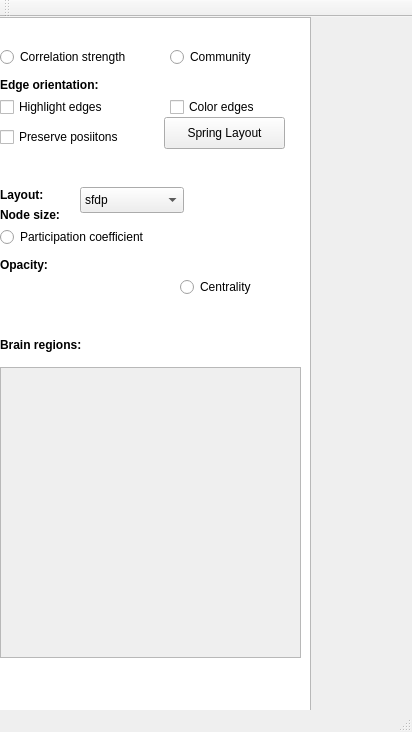
<?xml version="1.0" encoding="UTF-8"?>
<ui version="4.0">
 <class>Research</class>
 <widget class="QMainWindow" name="Research">
  <property name="geometry">
   <rect>
    <x>0</x>
    <y>0</y>
    <width>412</width>
    <height>732</height>
   </rect>
  </property>
  <property name="windowTitle">
   <string>Research</string>
  </property>
  <widget class="QWidget" name="centralWidget">
   <widget class="QRadioButton" name="centrality">
    <property name="geometry">
     <rect>
      <x>180</x>
      <y>210</y>
      <width>81</width>
      <height>20</height>
     </rect>
    </property>
    <property name="text">
     <string>Centrality</string>
    </property>
   </widget>
   <widget class="QLabel" name="label">
    <property name="geometry">
     <rect>
      <x>0</x>
      <y>10</y>
      <width>121</width>
      <height>16</height>
     </rect>
    </property>
    <property name="text">
     <string>&lt;html&gt;&lt;head/&gt;&lt;body&gt;&lt;p&gt;&lt;span style=&quot; font-weight:600;&quot;&gt;Application mode:&lt;/span&gt;&lt;/p&gt;&lt;/body&gt;&lt;/html&gt;</string>
    </property>
   </widget>
   <widget class="QRadioButton" name="radioButton">
    <property name="geometry">
     <rect>
      <x>0</x>
      <y>260</y>
      <width>171</width>
      <height>20</height>
     </rect>
    </property>
    <property name="text">
     <string>Participation coefficient</string>
    </property>
   </widget>
   <widget class="QLabel" name="label_5">
    <property name="geometry">
     <rect>
      <x>0</x>
      <y>140</y>
      <width>111</width>
      <height>16</height>
     </rect>
    </property>
    <property name="text">
     <string>&lt;html&gt;&lt;head/&gt;&lt;body&gt;&lt;p&gt;&lt;span style=&quot; font-weight:600;&quot;&gt;Edge Thickness: &lt;/span&gt;&lt;/p&gt;&lt;/body&gt;&lt;/html&gt;</string>
    </property>
   </widget>
   <widget class="QSlider" name="horizontalSlider">
    <property name="geometry">
     <rect>
      <x>120</x>
      <y>140</y>
      <width>181</width>
      <height>22</height>
     </rect>
    </property>
    <property name="orientation">
     <enum>Qt::Horizontal</enum>
    </property>
   </widget>
   <widget class="QListView" name="listView">
    <property name="geometry">
     <rect>
      <x>-10</x>
      <y>0</y>
      <width>321</width>
      <height>721</height>
     </rect>
    </property>
   </widget>
   <widget class="QPushButton" name="pushButton_2">
    <property name="geometry">
     <rect>
      <x>320</x>
      <y>890</y>
      <width>141</width>
      <height>32</height>
     </rect>
    </property>
    <property name="text">
     <string>Retrieve Snapshot</string>
    </property>
   </widget>
   <widget class="QRadioButton" name="community">
    <property name="geometry">
     <rect>
      <x>170</x>
      <y>30</y>
      <width>102</width>
      <height>20</height>
     </rect>
    </property>
    <property name="text">
     <string>Community</string>
    </property>
   </widget>
   <widget class="QLabel" name="label_2">
    <property name="geometry">
     <rect>
      <x>0</x>
      <y>60</y>
      <width>111</width>
      <height>16</height>
     </rect>
    </property>
    <property name="text">
     <string>&lt;html&gt;&lt;head/&gt;&lt;body&gt;&lt;p&gt;&lt;span style=&quot; font-weight:600;&quot;&gt;Edge orientation:&lt;/span&gt;&lt;/p&gt;&lt;/body&gt;&lt;/html&gt;</string>
    </property>
   </widget>
   <widget class="QPushButton" name="springLayout">
    <property name="geometry">
     <rect>
      <x>164</x>
      <y>100</y>
      <width>121</width>
      <height>32</height>
     </rect>
    </property>
    <property name="text">
     <string>Spring Layout</string>
    </property>
   </widget>
   <widget class="QScrollArea" name="scroll">
    <property name="geometry">
     <rect>
      <x>0</x>
      <y>350</y>
      <width>301</width>
      <height>291</height>
     </rect>
    </property>
    <property name="widgetResizable">
     <bool>true</bool>
    </property>
    <widget class="QWidget" name="scrollWidgetContents_8">
     <property name="geometry">
      <rect>
       <x>0</x>
       <y>0</y>
       <width>299</width>
       <height>289</height>
      </rect>
     </property>
    </widget>
   </widget>
   <widget class="QRadioButton" name="participationCoefficient">
    <property name="geometry">
     <rect>
      <x>0</x>
      <y>210</y>
      <width>171</width>
      <height>20</height>
     </rect>
    </property>
    <property name="text">
     <string>Participation coefficient</string>
    </property>
   </widget>
   <widget class="QLabel" name="label_6">
    <property name="geometry">
     <rect>
      <x>0</x>
      <y>240</y>
      <width>59</width>
      <height>16</height>
     </rect>
    </property>
    <property name="text">
     <string>&lt;html&gt;&lt;head/&gt;&lt;body&gt;&lt;p&gt;&lt;span style=&quot; font-weight:600;&quot;&gt;Opacity:&lt;/span&gt;&lt;/p&gt;&lt;/body&gt;&lt;/html&gt;</string>
    </property>
   </widget>
   <widget class="QComboBox" name="comboBox">
    <property name="geometry">
     <rect>
      <x>80</x>
      <y>170</y>
      <width>104</width>
      <height>26</height>
     </rect>
    </property>
    <item>
     <property name="text">
      <string>sfdp</string>
     </property>
    </item>
    <item>
     <property name="text">
      <string>twopi</string>
     </property>
    </item>
    <item>
     <property name="text">
      <string>fdp</string>
     </property>
    </item>
    <item>
     <property name="text">
      <string>circo</string>
     </property>
    </item>
    <item>
     <property name="text">
      <string>circular</string>
     </property>
    </item>
    <item>
     <property name="text">
      <string>spring</string>
     </property>
    </item>
    <item>
     <property name="text">
      <string>random</string>
     </property>
    </item>
    <item>
     <property name="text">
      <string>shell</string>
     </property>
    </item>
    <item>
     <property name="text">
      <string>neato</string>
     </property>
    </item>
   </widget>
   <widget class="QPushButton" name="pushButton_4">
    <property name="geometry">
     <rect>
      <x>320</x>
      <y>920</y>
      <width>141</width>
      <height>32</height>
     </rect>
    </property>
    <property name="text">
     <string>Close</string>
    </property>
   </widget>
   <widget class="QLabel" name="label_4">
    <property name="geometry">
     <rect>
      <x>0</x>
      <y>190</y>
      <width>71</width>
      <height>16</height>
     </rect>
    </property>
    <property name="text">
     <string>&lt;html&gt;&lt;head/&gt;&lt;body&gt;&lt;p&gt;&lt;span style=&quot; font-weight:600;&quot;&gt;Node size:&lt;/span&gt;&lt;/p&gt;&lt;/body&gt;&lt;/html&gt;</string>
    </property>
   </widget>
   <widget class="QPushButton" name="pushButton_3">
    <property name="geometry">
     <rect>
      <x>170</x>
      <y>920</y>
      <width>141</width>
      <height>32</height>
     </rect>
    </property>
    <property name="text">
     <string>Load Datasets</string>
    </property>
   </widget>
   <widget class="QCheckBox" name="preservePositions">
    <property name="geometry">
     <rect>
      <x>0</x>
      <y>110</y>
      <width>141</width>
      <height>20</height>
     </rect>
    </property>
    <property name="text">
     <string>Preserve posiitons</string>
    </property>
   </widget>
   <widget class="QLabel" name="label_3">
    <property name="geometry">
     <rect>
      <x>0</x>
      <y>170</y>
      <width>59</width>
      <height>16</height>
     </rect>
    </property>
    <property name="text">
     <string>&lt;html&gt;&lt;head/&gt;&lt;body&gt;&lt;p&gt;&lt;span style=&quot; font-weight:600;&quot;&gt;Layout: &lt;/span&gt;&lt;/p&gt;&lt;/body&gt;&lt;/html&gt;</string>
    </property>
   </widget>
   <widget class="QCheckBox" name="highlightEdges">
    <property name="geometry">
     <rect>
      <x>0</x>
      <y>80</y>
      <width>131</width>
      <height>20</height>
     </rect>
    </property>
    <property name="text">
     <string>Highlight edges</string>
    </property>
   </widget>
   <widget class="QRadioButton" name="correlation">
    <property name="geometry">
     <rect>
      <x>0</x>
      <y>30</y>
      <width>151</width>
      <height>20</height>
     </rect>
    </property>
    <property name="text">
     <string>Correlation strength</string>
    </property>
   </widget>
   <widget class="QPushButton" name="pushButton">
    <property name="geometry">
     <rect>
      <x>170</x>
      <y>890</y>
      <width>141</width>
      <height>32</height>
     </rect>
    </property>
    <property name="text">
     <string>Capture Snapshot </string>
    </property>
   </widget>
   <widget class="QCheckBox" name="colorEdges">
    <property name="geometry">
     <rect>
      <x>170</x>
      <y>80</y>
      <width>131</width>
      <height>20</height>
     </rect>
    </property>
    <property name="text">
     <string>Color edges</string>
    </property>
   </widget>
   <widget class="QRadioButton" name="radioButton_2">
    <property name="geometry">
     <rect>
      <x>180</x>
      <y>260</y>
      <width>102</width>
      <height>20</height>
     </rect>
    </property>
    <property name="text">
     <string>Centrality</string>
    </property>
   </widget>
   <widget class="QLabel" name="Regions">
    <property name="geometry">
     <rect>
      <x>0</x>
      <y>320</y>
      <width>91</width>
      <height>16</height>
     </rect>
    </property>
    <property name="text">
     <string>&lt;html&gt;&lt;head/&gt;&lt;body&gt;&lt;p&gt;&lt;span style=&quot; font-weight:600;&quot;&gt;Brain regions:&lt;/span&gt;&lt;/p&gt;&lt;/body&gt;&lt;/html&gt;</string>
    </property>
   </widget>
  </widget>
  <widget class="QMenuBar" name="menuBar">
   <property name="geometry">
    <rect>
     <x>0</x>
     <y>0</y>
     <width>412</width>
     <height>22</height>
    </rect>
   </property>
  </widget>
  <widget class="QToolBar" name="mainToolBar">
   <attribute name="toolBarArea">
    <enum>TopToolBarArea</enum>
   </attribute>
   <attribute name="toolBarBreak">
    <bool>false</bool>
   </attribute>
  </widget>
  <widget class="QStatusBar" name="statusBar"/>
 </widget>
 <layoutdefault spacing="6" margin="11"/>
 <resources/>
 <connections/>
</ui>
